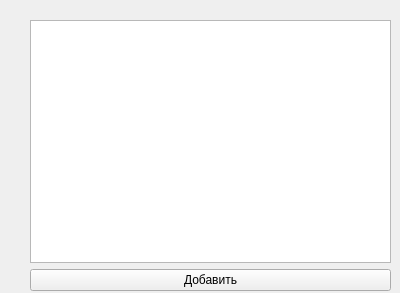
<?xml version="1.0" encoding="UTF-8"?>
<ui version="4.0">
 <class>Form</class>
 <widget class="QWidget" name="Form">
  <property name="geometry">
   <rect>
    <x>0</x>
    <y>0</y>
    <width>400</width>
    <height>293</height>
   </rect>
  </property>
  <property name="windowTitle">
   <string>Кофеёчик 2</string>
  </property>
  <widget class="QWidget" name="verticalLayoutWidget">
   <property name="geometry">
    <rect>
     <x>30</x>
     <y>20</y>
     <width>361</width>
     <height>271</height>
    </rect>
   </property>
   <layout class="QVBoxLayout" name="vlayout_main">
    <item>
     <widget class="QTableWidget" name="table_widget_coffee">
      <property name="editTriggers">
       <set>QAbstractItemView::NoEditTriggers</set>
      </property>
     </widget>
    </item>
    <item>
     <widget class="QPushButton" name="button_add">
      <property name="text">
       <string>Добавить</string>
      </property>
     </widget>
    </item>
   </layout>
  </widget>
 </widget>
 <resources/>
 <connections/>
</ui>
